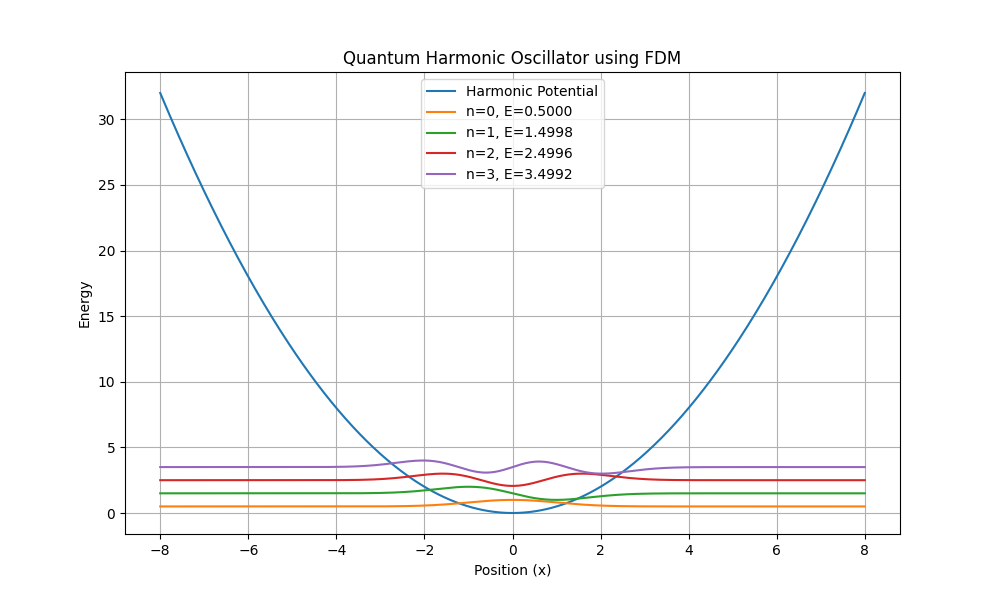

Here is the Python script that generated this plot:

import numpy as np
import matplotlib.pyplot as plt
from scipy.linalg import eigh
N = 500
x_min = -8
x_max = 8
x = np.linspace(x_min, x_max, N)
dx = x[1] - x[0]
# 3. Define harmonic potential
V = 0.5 *x**2
# 4. Construct kinetic energy matrix
main_diag = np.ones(N) * 2
off_diag = np.ones(N-1) * (-1)
T = (1/ (2*dx**2)) * (
    np.diag(main_diag)
    + np.diag(off_diag, 1)
    + np.diag(off_diag, -1)
)
# 5. Construct potential energy matrix
U = np.diag(V)
# 6. Hamiltonian matrix
H = T + U
# 7. Find eigenvalues and eigenvectors
energy, wavefunctions = eigh(H)
# 8. Plot potential and wavefunctions
plt.figure(figsize=(10, 6))
plt.plot(x, V, label="Harmonic Potential")
for n in range(4):
    psi = wavefunctions[:, n]
    # Scale wavefunction for visualization
    plt.plot(x, energy[n] + 0.5*psi/np.max(np.abs(psi)),
             label=f"n={n}, E={energy[n]:.4f}")
plt.xlabel("Position (x)")
plt.ylabel("Energy")
plt.title("Quantum Harmonic Oscillator using FDM")
plt.legend()
plt.grid()
plt.show()
# 9. Print first four energy eigenvalues
print("Energy eigenvalues:")
for n in range(4):
    print(f"n = {n}, Energy = {energy[n]:.6f}")
